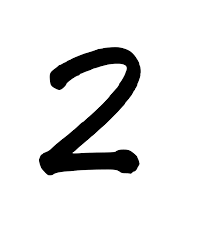
#> input picture subtask-3/2.png, 219 x 230 px, found by its file name
$ python preprocess.py
#> lines starting #> are read from the running program, lines starting #| are printed output that depends on the picture
import cv2
import numpy as np

# Load the image in grayscale
img = cv2.imread(
    '/Users/divyanka/Assignments/Parallel-PLU-decomposition/Assignment-2/subtask-3/2.png', 0)
#> img is the input picture: shape (230, 219); min 0, max 255, mean 228.1
if img.shape != [28, 28]:
    img = cv2.resize(img, (28, 28))
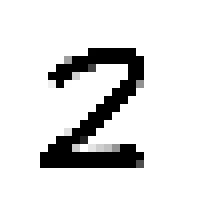
#> img: shape (28, 28) (shown 8 times larger); min 0, max 255, mean 227.5

# Normalize the image to 0-1 range and invert colors
img_normalized = 1.0 - img / 255.0
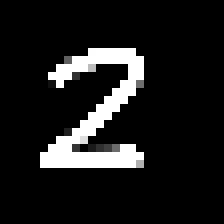
#> img_normalized: shape (28, 28) float64 (shown 8 times larger); min 0, max 1, mean 0.108

# Save the processed image to a file
with open('/Users/divyanka/Assignments/Parallel-PLU-decomposition/Assignment-2/subtask-3/output.txt', 'w') as file:
    for row in img_normalized:
        np.savetxt(file, row[np.newaxis], fmt='%0.6f', delimiter=' ')
#> this loop made 28 passes

# [5 lines of commented-out code are left out]
